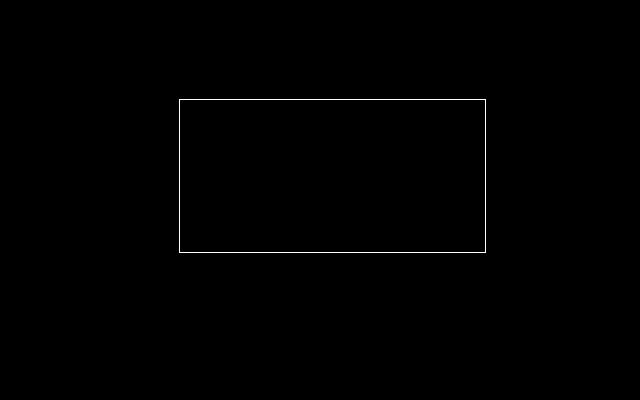
#> input picture roughnote/corner_test/sof2.png, 640 x 400 px
$ python cornet_test.py
#> lines starting #> are read from the running program, lines starting #| are printed output that depends on the picture; after the words box and inside, x2 and y2 are one past the last pixel; in counts of white or black regions, pixels touching at a corner belong together
""" Rough implementation of Harris Corner Detector and Shi-Tomasi """

import cv2,time
import numpy as np
from matplotlib import pyplot as plt

imgc = cv2.imread('sof2.png')
#> imgc is the input picture: shape (400, 640, 3); 0.36% white in thin lines or dots, all inside (x1, y1, x2, y2) = (179, 99, 486, 253)
img = cv2.imread('sof2.png',0)


edges = cv2.Canny(img,50,150)
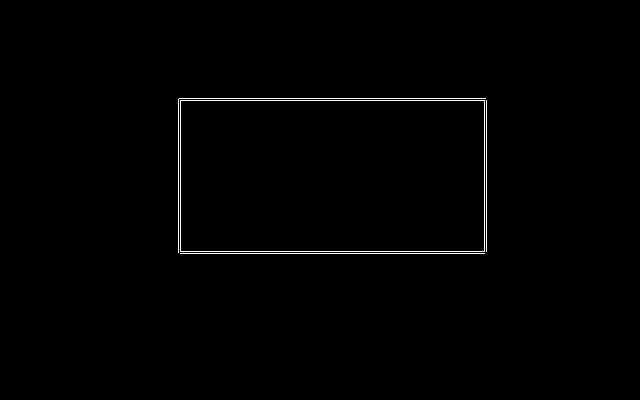
#> edges: shape (400, 640); 0.71% white in thin lines or dots, all inside (x1, y1, x2, y2) = (178, 98, 487, 254)

contours,hierarchy = cv2.findContours(img,cv2.RETR_LIST,cv2.CHAIN_APPROX_NONE)
#> contours = 2 contours; box (x1, y1, x2, y2) and area: (179, 99, 486, 253) 46818, (179, 99, 486, 253) 46816

cnt = contours[0].reshape((-1,2))
#> cnt = 914 pairs, first value 179 to 485, second value 99 to 252
rows,cols = cnt.shape
#> rows = 914; cols = 2

first = np.array([0,0])

change = np.diff(cnt,axis = 0)
#> change = 913 pairs, first value -1 to 1, second value -1 to 1
norm = change[:,0]*9 + change[:,1] + 10
#> norm = 913 values, max 20 at index 305, min 0 at index 762, mean 10

palette = np.arange(21)
palette[[19,18,9,0,1,2,11,20]] = range(8)

path = palette[norm]
#> path = 913 values, max 7 at index 305, min 0 at index 1, mean 2.67
path = np.convolve(path,np.ones(5))
#> path = 917 values, max 31 at index 309, min 0 at index 5, mean 13.29


cv2.imshow("edges",edges)
cv2.imshow('img',imgc)
cv2.waitKey(0)
cv2.destroyAllWindows()
